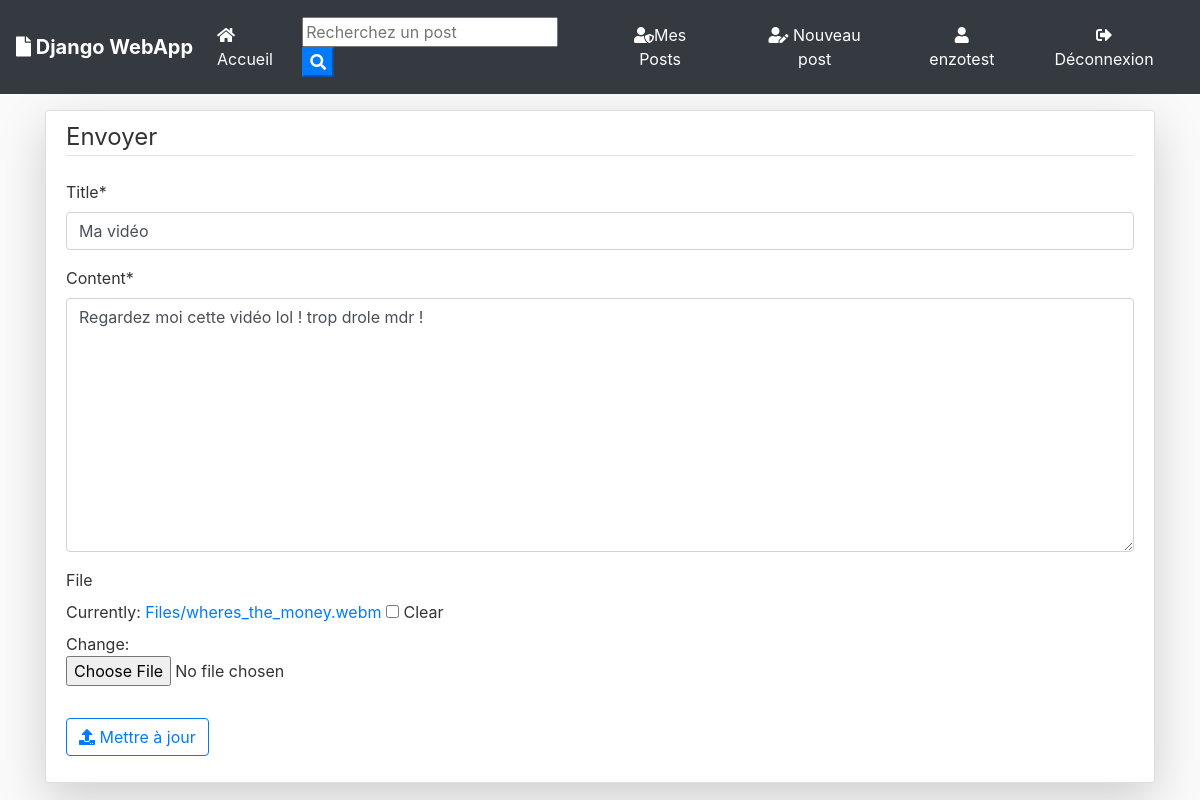
Page /post/18/update/ (signed in) on the committed database.
### blog/models.py (models this page shows, shortened)
class Post(models.Model):
	title = models.CharField(max_length=100)
	file = models.FileField(null=True,blank=True,upload_to='Files')
	content = models.TextField()
	date_posted = models.DateTimeField(default=timezone.now)
	author = models.ForeignKey(User, on_delete=models.CASCADE)

### blog/views.py (the view, shortened to what this page needs)
# urls.py: path('post/<int:pk>/update/', PostUpdateView.as_view(), name='post-update'),
class PostUpdateView(LoginRequiredMixin, UserPassesTestMixin, UpdateView):
    model = Post
    template_name = 'blog/post_form.html'
    fields = ['title', 'content', 'file']
    def test_func(self):
        post = self.get_object()
        if self.request.user == post.author:
            return True
        return False

### blog/templates/blog/post_form.html (shortened to what this page needs)
{% extends "blog/base.html" %}
{% load crispy_forms_tags %}
{% block content %}
    <div class="content-section pt-2 mt-3 shadow-lg"  >
          <form action="" method="POST" enctype="multipart/form-data">
              <fieldset class="form-group">
                    <legend class="border-bottom mb-4">
                        Envoyer
                    </legend>
                    {{ form|crispy }}
              </fieldset>
              <div class="form-group">
                  <button class="btn btn-outline-primary" type="submit"><i class="fas fa-upload"></i> Mettre à jour</button>
              </div>
          </form>
      </div>
{% endblock content %}

### blog/templates/blog/base.html (shortened to what this page needs)
{% load static %}
<!doctype html>
<html lang="fr">
  <head>
    <link rel="stylesheet" href="https://stackpath.bootstrapcdn.com/bootstrap/4.3.1/css/bootstrap.min.css">
    <link rel="stylesheet" href="https://use.fontawesome.com/releases/v5.8.1/css/all.css" >
    <link rel="stylesheet" href="{% static 'blog/main.css' %}">
</head>
  <body>
        <nav class="navbar navbar-expand-lg navbar-dark bg-dark">
                <a class="navbar-brand font-weight-bold" href="{% url 'blog-home' %}"><i class="fas fa-file"></i> Django WebApp</a>
                <div class="collapse navbar-collapse" id="navbarSupportedContent">
                  <ul class="navbar-nav mr-auto">
                    <li class="nav-item active">
                      <a class="nav-link" href="{% url 'blog-home' %}"><i class="fas fa-home"></i> Accueil <span class="sr-only">(current)</span></a>
                    </li>
                  </ul>
                  <form id="searchform" action="{% url 'search' %}" method="get">
                    <input type="text" name="q" type="text" value="{{ request.GET.q }}" placeholder="Recherchez un post" />
                    <button type="button" onclick="searchform.submit()" class=" text-white my-color btn-primary"><i class="fa fa-search"></i></button>
                </form>
                    {% if user.is_authenticated %}
                    <a href="{% url 'user-posts' user %}" class="btn text-white m-2"><i class="fas fa-user-shield"></i>Mes Posts</a>
                    <a href="{% url 'post-create' %} " class="btn text-white m-2"><i class="fas fa-user-edit"></i> Nouveau post</a>
                    <a href="{% url 'profile' %} " class="btn text-white m-2"><i class="fas fa-user"></i> {{ user.username }}</a>
                    <a href="{% url 'logout' %} " class="btn text-white m-2"><i class="fas fa-sign-out-alt"></i> Déconnexion</a>
                    {% else %}
                    <a href="{% url 'login' %} " class="btn text-white m-2"><i class="fas fa-user-tie"></i> Connexion</a>
                    <a href="{% url 'register' %} " class="btn text-white m-2"> <i class="fas fa-sign-in-alt"></i> Inscription</a>
                    {% endif %}
                </div>
              </nav>
      <div class="container my-bg">
    {% block content %}
    {% endblock  %}
</div>
  </body>
</html>

### blog/static/blog/main.css (style rules this page uses)
body { background: #fafafa; color: #333333; margin-top: 0; }
ul { margin: 0; }
.content-section { background: #ffffff; padding: 10px 20px; border: 1px solid #dddddd; border-radius: 3px; margin-bottom: 20px; }

### rows in the picture
Post: title "Ma vidéo", content "Regardez moi cette vidéo lol ! trop drole mdr !"

### other values in the picture
{{ user.username }} "enzotest"
